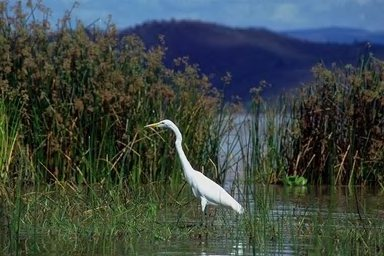
#> input picture RealWorld_CASIA_Test/Real/casia_real_002.jpg, 384 x 256 px
$ python prepare_casia.py
#> lines starting #> are read from the running program, lines starting #| are printed output that depends on the picture
from pathlib import Path
from PIL import Image

# ============================================================
# TRUTHLENS - CASIA PREPROCESSING
# ============================================================

PROJECT_DIR = Path(r"D:\TruthLens")

SOURCE_DIR = PROJECT_DIR / "RealWorld_CASIA_Test"
OUTPUT_DIR = PROJECT_DIR / "CASIA_Processed"

IMAGE_SIZE = (224, 224)

CLASSES = [
    "Real",
    "Manipulated"
]

VALID_EXTENSIONS = {
    ".jpg",
    ".jpeg",
    ".png",
    ".bmp",
    ".webp"
}

print("=" * 70)
print("TRUTHLENS - CASIA PREPROCESSING")
print("=" * 70)

total = 0

for class_name in CLASSES:

    source_folder = SOURCE_DIR / class_name
    output_folder = OUTPUT_DIR / class_name

    output_folder.mkdir(
        parents=True,
        exist_ok=True
    )

    images = [
        f for f in source_folder.iterdir()
        if f.is_file()
        and f.suffix.lower() in VALID_EXTENSIONS
    ]

    print(f"\n{class_name}: {len(images)} images")

    for index, image_path in enumerate(images, start=1):

        try:

            image = Image.open(image_path).convert("RGB")
#> image is the input picture: PIL image 384x256 RGB; mean R, G, B 60.8, 71.4, 68

            # Match TruthLens model input size
            image = image.resize(
                IMAGE_SIZE,
                Image.Resampling.LANCZOS
            )
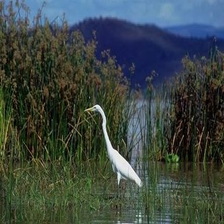
#> image: PIL image 224x224 RGB; mean R, G, B 60.8, 71.4, 68.1

            output_path = (
                output_folder
                / f"{class_name.lower()}_{index:03d}.jpg"
            )

            image.save(
                output_path,
                "JPEG",
                quality=95
            )

            total += 1

        except Exception as e:

            print(
                f"ERROR: {image_path.name} -> {e}"
            )

    print(
        f"Processed {class_name}: "
        f"{len(list(output_folder.glob('*.jpg')))}"
    )
#> pass 2 of the loop `for class_name in CLASSES:`:
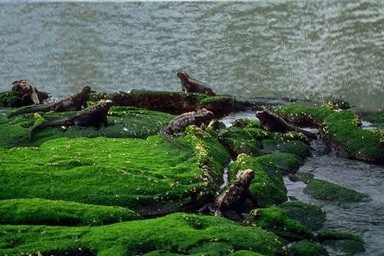
#> input picture RealWorld_CASIA_Test/Manipulated/casia_manipulated_001.jpg, 384 x 256 px
#> image is the input picture: PIL image 384x256 RGB; mean R, G, B 77.2, 99.5, 75.7
#> `image = image.resize( IMAGE_SIZE, Image.Resampling.LANCZOS )`:
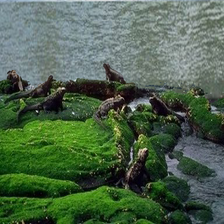
#> image: PIL image 224x224 RGB; mean R, G, B 77.2, 99.5, 75.7

print("\n" + "=" * 70)
print("PREPROCESSING COMPLETE")
print("=" * 70)

print(f"\nTotal images processed: {total}")

print("\nOutput:")
print(OUTPUT_DIR)

print("\nExpected structure:")
print(r"D:\TruthLens\CASIA_Processed\Real")
print(r"D:\TruthLens\CASIA_Processed\Manipulated")
